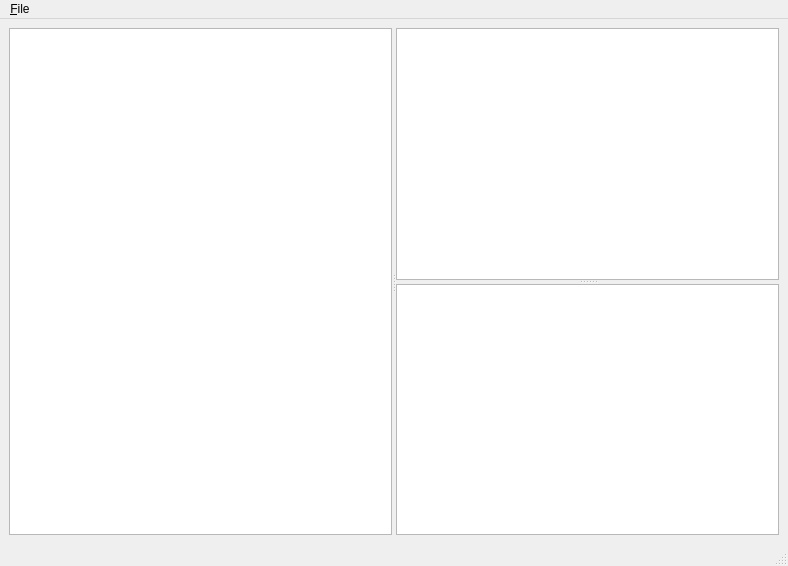
<?xml version="1.0" encoding="UTF-8"?>
<ui version="4.0">
 <class>MainWindow</class>
 <widget class="QMainWindow" name="MainWindow">
  <property name="geometry">
   <rect>
    <x>0</x>
    <y>0</y>
    <width>788</width>
    <height>566</height>
   </rect>
  </property>
  <property name="windowTitle">
   <string>MainWindow</string>
  </property>
  <widget class="QWidget" name="centralwidget">
   <layout class="QGridLayout" name="gridLayout">
    <item row="0" column="0">
     <widget class="QSplitter" name="splitter_2">
      <property name="orientation">
       <enum>Qt::Horizontal</enum>
      </property>
      <widget class="QTreeView" name="tv_groups"/>
      <widget class="QSplitter" name="splitter">
       <property name="orientation">
        <enum>Qt::Vertical</enum>
       </property>
       <widget class="QTreeView" name="tv_headers"/>
       <widget class="QTextBrowser" name="tb_body">
        <property name="font">
         <font>
          <family>DejaVu Sans</family>
         </font>
        </property>
       </widget>
      </widget>
     </widget>
    </item>
   </layout>
  </widget>
  <widget class="QMenuBar" name="menubar">
   <property name="geometry">
    <rect>
     <x>0</x>
     <y>0</y>
     <width>788</width>
     <height>24</height>
    </rect>
   </property>
   <widget class="QMenu" name="menu_File">
    <property name="title">
     <string>&amp;File</string>
    </property>
    <addaction name="actionE_xit"/>
   </widget>
   <addaction name="menu_File"/>
  </widget>
  <widget class="QStatusBar" name="statusbar"/>
  <action name="actionE_xit">
   <property name="text">
    <string>E&amp;xit</string>
   </property>
  </action>
 </widget>
 <resources/>
 <connections/>
</ui>
